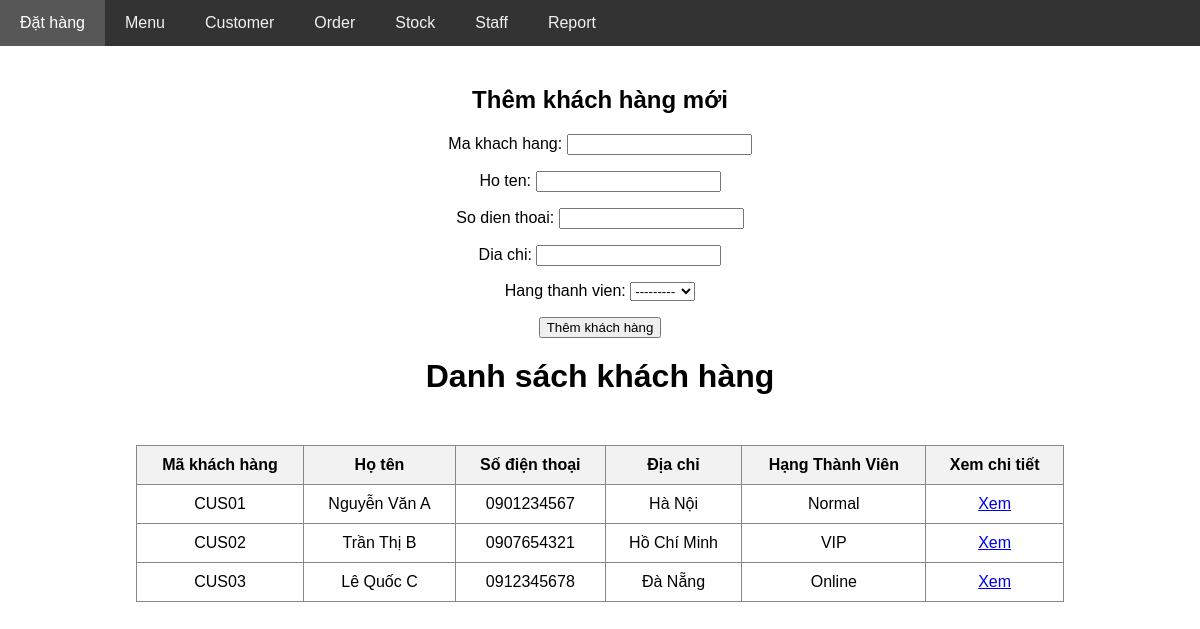
The page /core/customer/ on the database as committed earlier.
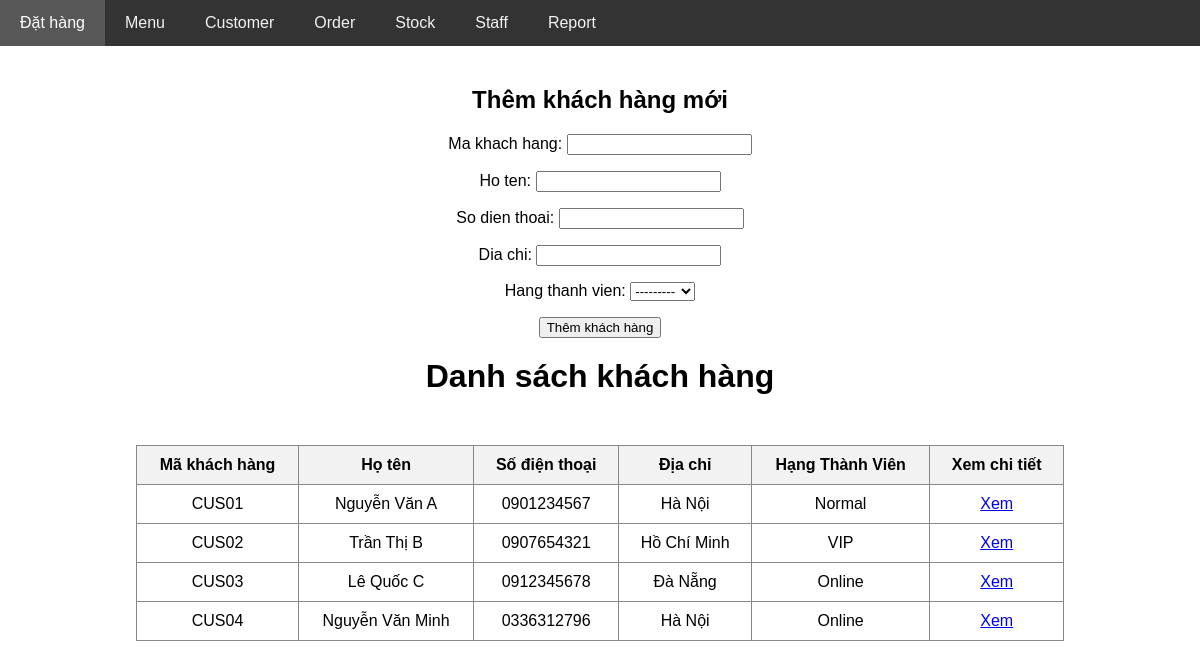
The same page on the database as committed later.
### core/models.py (models this page shows, shortened)
class Customer(models.Model):
    class TypeChoices(models.TextChoices):
        NORMAL = 'Normal'
        VIP = 'VIP'
        ONLINE = 'Online'
    ma_khach_hang = models.CharField(max_length=10, unique=True)
    ho_ten = models.CharField(max_length=200)
    so_dien_thoai = models.CharField(max_length=15)
    dia_chi = models.CharField(max_length=200)
    hang_thanh_vien = models.CharField(max_length=20, choices=TypeChoices.choices)

### core/views.py (the view)
# urls.py: path('customer/', views.show_customer, name='show_customer'),
def show_customer(request):
    if request.method == 'POST':
        form = CustomerForm(request.POST)
        if form.is_valid():
            form.save()
    form = CustomerForm()
    customers = Customer.objects.all()
    return render(request, 'customer/show_customer.html', {
        'customers': customers,
        'CustomerForm': form
    })

### core/forms.py
class CustomerForm(forms.ModelForm):
    class Meta:
        model = Customer
        fields = ['ma_khach_hang', 'ho_ten', 'so_dien_thoai', 'dia_chi', 'hang_thanh_vien']

### core/templates/customer/show_customer.html (shortened to what this page needs)
{% extends 'layout.html' %}
{% block body %}
<div>
    <h2 style="text-align: center;">Thêm khách hàng mới</h2>
    <form method="POST" style="text-align: center;">
        {{ CustomerForm.as_p }}
        <button type="submit">Thêm khách hàng</button>
    </form>
</div>
<h1>Danh sách khách hàng</h1>
<div style="display: flex; justify-content: center; margin-top: 30px;">
    <table border="1" style="text-align: center;">
        <tr>
            <th>Mã khách hàng</th>
            <th>Họ tên</th>
            <th>Số điện thoại</th>
            <th>Địa chỉ</th>
            <th>Hạng Thành Viên</th>
            <th>Xem chi tiết</th>
        </tr>
        {% for customer in customers %}
            <tr>
                <td> {{customer.ma_khach_hang}} </td>
                <td> {{customer.ho_ten}} </td>
                <td> {{customer.so_dien_thoai}} </td>
                <td> {{customer.dia_chi}} </td>
                <td> {{customer.hang_thanh_vien}} </td>
                <td>
                    <a href="{% url 'show_customer_detail' customer.id %}">Xem</a>
                </td>
        {% endfor %}
    </table>
</div>
{% endblock %}

Rows that differ between the two databases and show on the page:
added Customer: ma_khach_hang "CUS04", ho_ten "Nguyễn Văn Minh", so_dien_thoai "0336312796", dia_chi "Hà Nội", hang_thanh_vien "Online"
